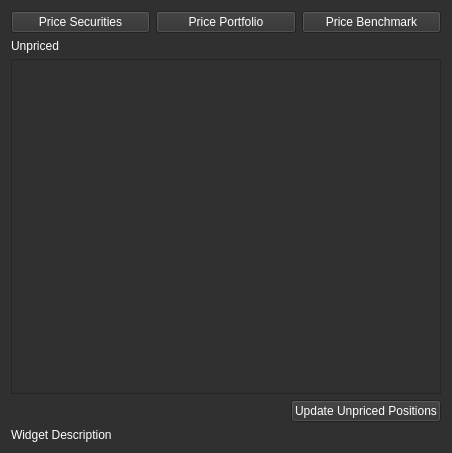
<?xml version="1.0" encoding="UTF-8"?>
<ui version="4.0">
 <class>Form</class>
 <widget class="QWidget" name="Form">
  <property name="geometry">
   <rect>
    <x>0</x>
    <y>0</y>
    <width>452</width>
    <height>453</height>
   </rect>
  </property>
  <property name="maximumSize">
   <size>
    <width>455</width>
    <height>455</height>
   </size>
  </property>
  <property name="windowTitle">
   <string>Securities Data Manager</string>
  </property>
  <property name="styleSheet">
   <string notr="true">background-color: rgb(48, 48, 48);
font: 10pt &quot;Bloomberg Prop Unicode N&quot;;
color: rgb(255, 255, 255);
</string>
  </property>
  <layout class="QHBoxLayout" name="horizontalLayout_3">
   <item>
    <layout class="QVBoxLayout" name="verticalLayout_3">
     <item>
      <layout class="QVBoxLayout" name="verticalLayout">
       <item>
        <layout class="QHBoxLayout" name="horizontalLayout">
         <item>
          <widget class="QPushButton" name="pushButtonPriceSecurities">
           <property name="enabled">
            <bool>true</bool>
           </property>
           <property name="text">
            <string>Price Securities</string>
           </property>
          </widget>
         </item>
         <item>
          <widget class="QPushButton" name="pushButtonPricePortfolio">
           <property name="enabled">
            <bool>true</bool>
           </property>
           <property name="text">
            <string>Price Portfolio</string>
           </property>
          </widget>
         </item>
         <item>
          <widget class="QPushButton" name="pushButtonPriceBMK">
           <property name="enabled">
            <bool>true</bool>
           </property>
           <property name="text">
            <string>Price Benchmark</string>
           </property>
          </widget>
         </item>
        </layout>
       </item>
       <item>
        <widget class="QLabel" name="label">
         <property name="text">
          <string>Unpriced</string>
         </property>
        </widget>
       </item>
      </layout>
     </item>
     <item>
      <widget class="QTableWidget" name="tableWidget"/>
     </item>
     <item>
      <layout class="QVBoxLayout" name="verticalLayout_2">
       <item>
        <layout class="QHBoxLayout" name="horizontalLayout_2">
         <item>
          <spacer name="horizontalSpacer">
           <property name="orientation">
            <enum>Qt::Horizontal</enum>
           </property>
           <property name="sizeHint" stdset="0">
            <size>
             <width>40</width>
             <height>20</height>
            </size>
           </property>
          </spacer>
         </item>
         <item>
          <widget class="QPushButton" name="pushButtonUpdateUnpriced">
           <property name="text">
            <string>Update Unpriced Positions</string>
           </property>
          </widget>
         </item>
        </layout>
       </item>
       <item>
        <widget class="QLabel" name="labelWidgetDescription">
         <property name="text">
          <string>Widget Description</string>
         </property>
        </widget>
       </item>
      </layout>
     </item>
    </layout>
   </item>
  </layout>
 </widget>
 <resources/>
 <connections/>
</ui>
